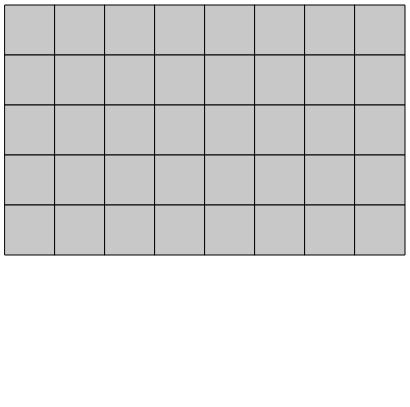
Frame 1 (no input)
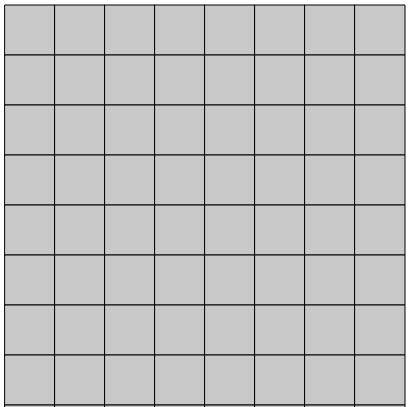
Frame 60 (no input)
Frame 120 (the mouse pressed at the canvas centre since frame 60): identical to frame 60, image omitted

The p5.js sketch that drew these frames (run headless with seeded random() and noise() and a simulated clock; from frame 60 on, the mouse is pressed at the canvas centre):

// p5.js sketch
// ── sketch.js
function setup(){
    createCanvas(410, 407);
    background(255);
}
var tileSt
var y1 = 5;
var y2 = 5;
var y3 = 5;
var y4 = 5;
var y5 = 5;
var y6 = 5;
var y7 = 5;
var y8 = 5;

function draw(){
    fill(200);
    for (var i = 0; i < 5; i++){
        rect(5, y1, 50, 50);
        y1 = y1 + 50
    }
    for (var i = 0; i < 5; i++){
        rect(55, y2, 50, 50);
        y2 = y2 + 50
    }
    for (var i = 0; i < 5; i++){
        rect(105, y3, 50, 50);
        y3 = y3 + 50
    }
    for (var i = 0; i < 5; i++){
        rect(155, y4, 50, 50);
        y4 = y4 + 50
    }
    for (var i = 0; i < 5; i++){
        rect(205, y5, 50, 50);
        y5 = y5 + 50
    }
    for (var i = 0; i < 5; i++){
        rect(255, y6, 50, 50);
        y6 = y6 + 50
    }
    for (var i = 0; i < 5; i++){
        rect(305, y7, 50, 50);
        y7 = y7 + 50
    }
    for (var i = 0; i < 5; i++){
        rect(355, y8, 50, 50);
        y8 = y8 + 50
    }
}



// ── battleship.html
<html>
    <head>
      <script src="https://cdnjs.cloudflare.com/ajax/libs/p5.js/0.5.11/p5.js"></script>
      <script src="sketch.js"></script>
    </head>
<body>
</body>
</html>  
